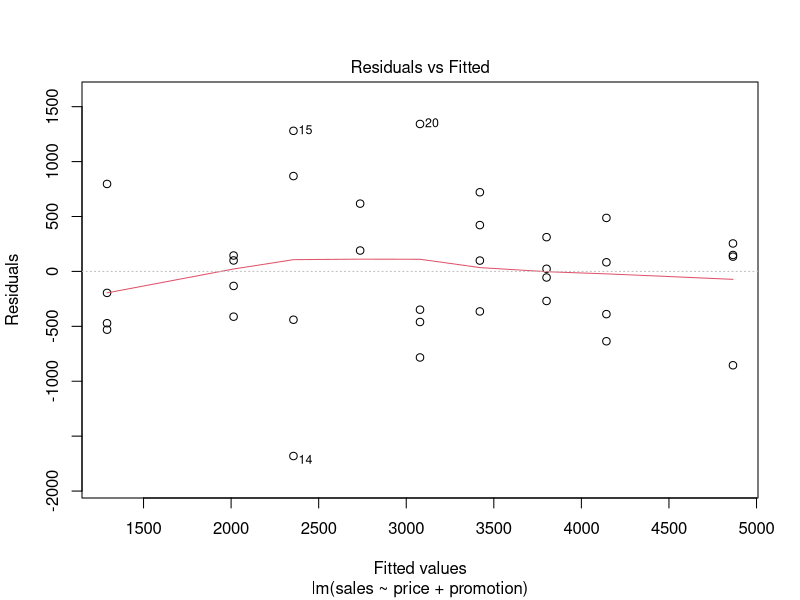
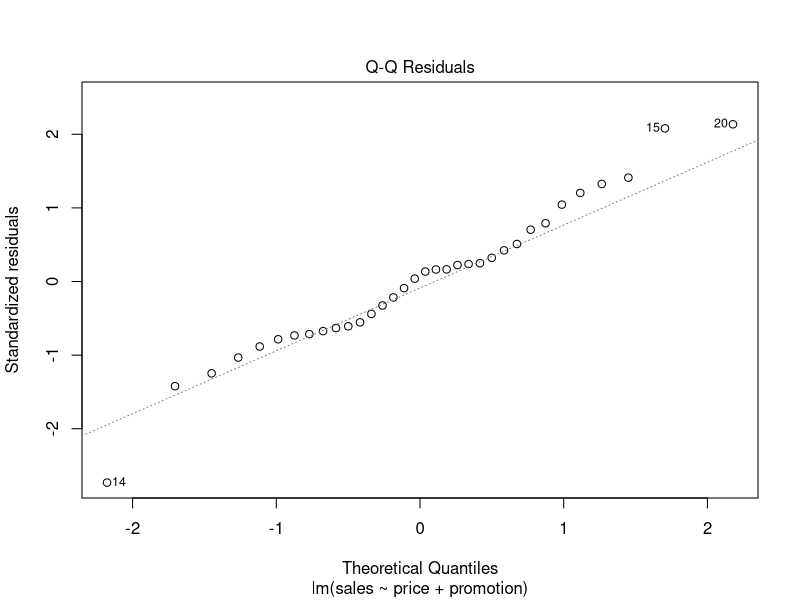
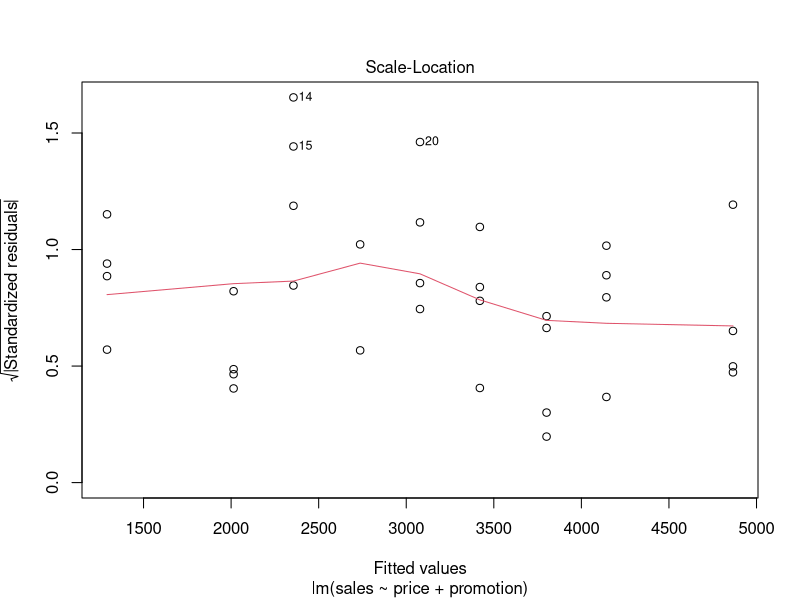
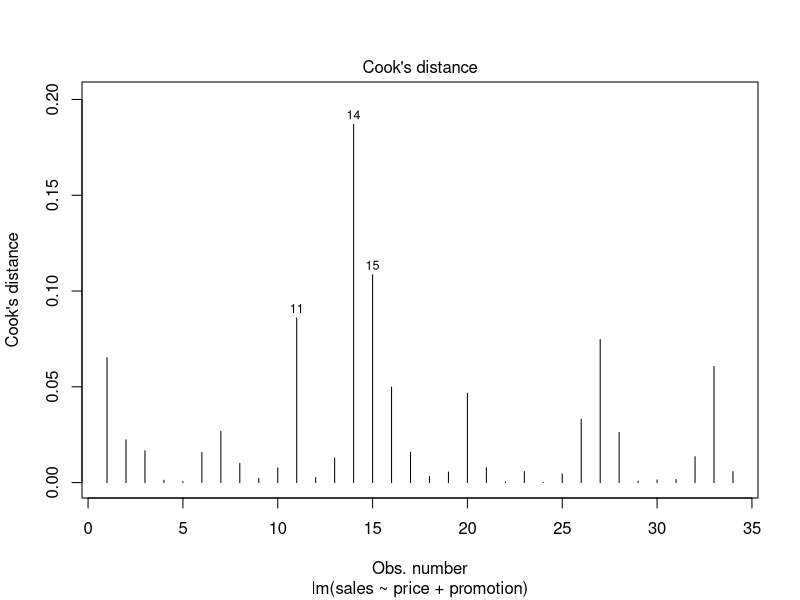
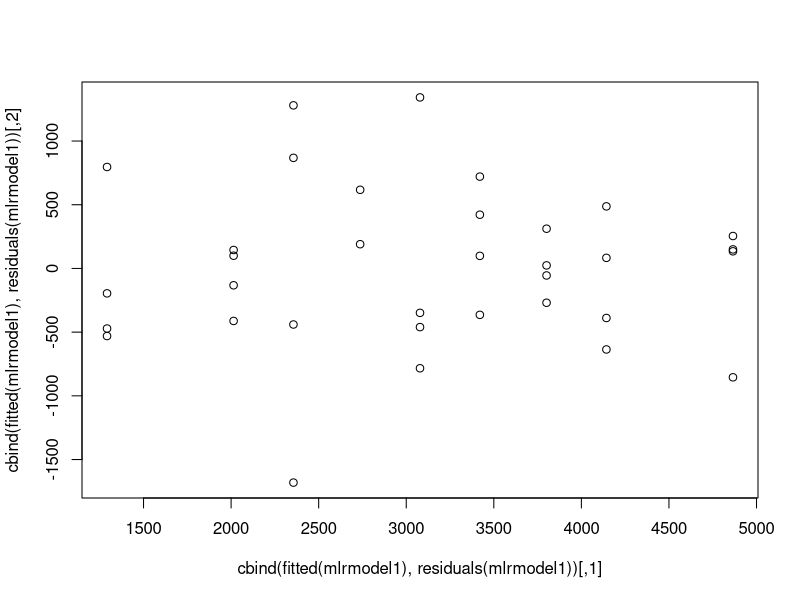
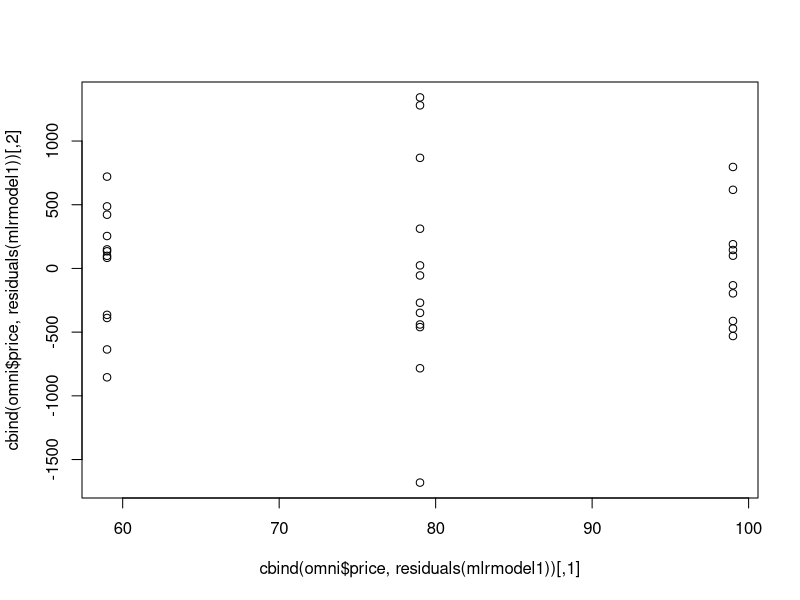
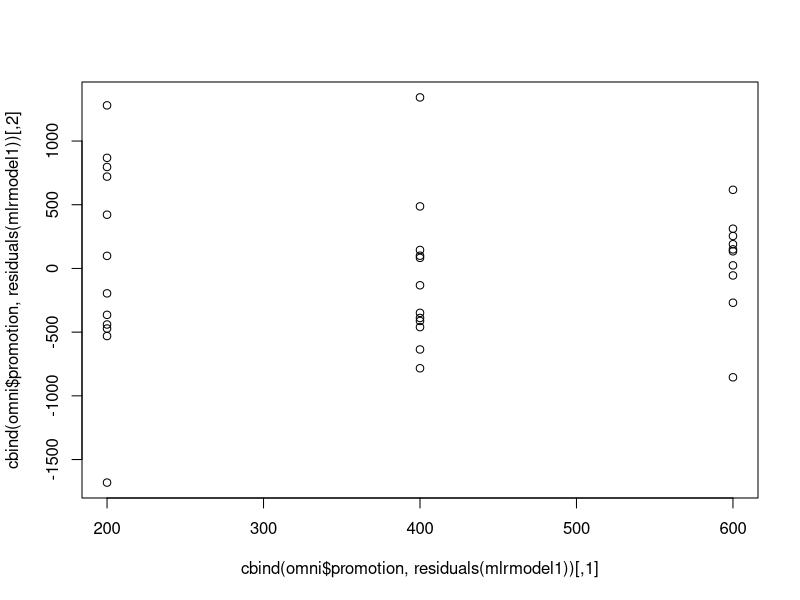

Generate these figures, in order, with R:
#Multiple Linear Regression 

#Omni Store

sales= c(4141,3842,3056,3519,4226, 4630,3507,3754, 5000,5120,4011, 5015,1916,675, 3636,3224,2295, 2730,2618,4421, 4113,3746, 3532, 3825,1096, 761,2088,820,2114, 1882,2159,1602,3354,2927)
price = c(59,59,59,59,59,59,59,59,59,59,59,59, 79,79,79,79,79,79,79,79,79, 79,79,79,99,99, 99,99,99,99,99,99,99,99)
promotion= c(200,200,200,200,400,400,400,400, 600,600,600,600,200,200,200,200, 400,400,400,400,600,600,600,600, 200,200,200,200,400,400,400,400,600,600)


omni = data.frame(sales, price, promotion)
head(omni)
str(omni)

#MLR
mlrmodel1 = lm(formula = sales ~ price + promotion, data=omni)

mlrmodel1 = lm(data=omni, formula = sales ~ price + promotion)

mlrmodel2 = lm(formula = sales ~ price, data=omni)



summary(mlrmodel1)
#summary(mlrmodel2)

anova(mlrmodel1)
#
coef(mlrmodel1)


#R2 and Adjs R2
names(mlrmodel1)
(r2 = summary(mlrmodel1)$r.squared)
k = 2 # no of IVs
(n = nrow(omni)) # sample size
(adjr2 = 1 - ( (1 - r2) * ((n - 1)/ (n - k - 1))))
summary(mlrmodel1)$r.squared


# Fstatistics
summary(mlrmodel1)$fstatistic[1]  # from output of model
(df1 = k) ;  (df2 = n-k-1)  
qf(.95, df1, df2)  # from table wrt df1 & df2
#Model Fstats > table(Fstat) 

# Pvalue of Model
fstat = summary(mlrmodel1)$fstatistic 
pf(fstat[1], fstat[2], fstat[3], lower.tail=FALSE) 
# this is  < 0.05 : Significant
# 
plot(mlrmodel1,1)  # no pattern, equal variance
plot(mlrmodel1,2)  # Residues are normally distributed
plot(mlrmodel1,3)
plot(mlrmodel1,4)  # tells outliers which affect model


# Confidence Intervals


#Fitted values : Predicting on IVs using model
fitted(mlrmodel1)
residuals(mlrmodel1) 
mlrmodel1$residuals
cbind(omni$sales, fitted(mlrmodel1), omni$sales - fitted(mlrmodel1), residuals(mlrmodel1))

#sqrt(sum((residuals(mlrmodel1)^2)))
names(mlrmodel1)
summary(mlrmodel1)


#Predicted Values
names(omni)
(ndata1 = data.frame(price=c(60,70), promotion=c(300,400)))
predict(mlrmodel1, newdata=ndata1, predict='response')
cbind(ndata1, Predict=predict(mlrmodel1, newdata=ndata1, predict='response'))

#Diagnostics Test for Checking Assumptions 
#Should be Linear relationship between Residuals Vs Ypi, X1i, X2i
cbind(fitted(mlrmodel1), residuals(mlrmodel1))
plot(cbind(fitted(mlrmodel1), residuals(mlrmodel1)))
#not quadratic
plot(cbind(omni$price, residuals(mlrmodel1)))
plot(cbind(omni$promotion, residuals(mlrmodel1)))
#May indicate quadratic term of IVs


#Train and Test Data


# RMSE
